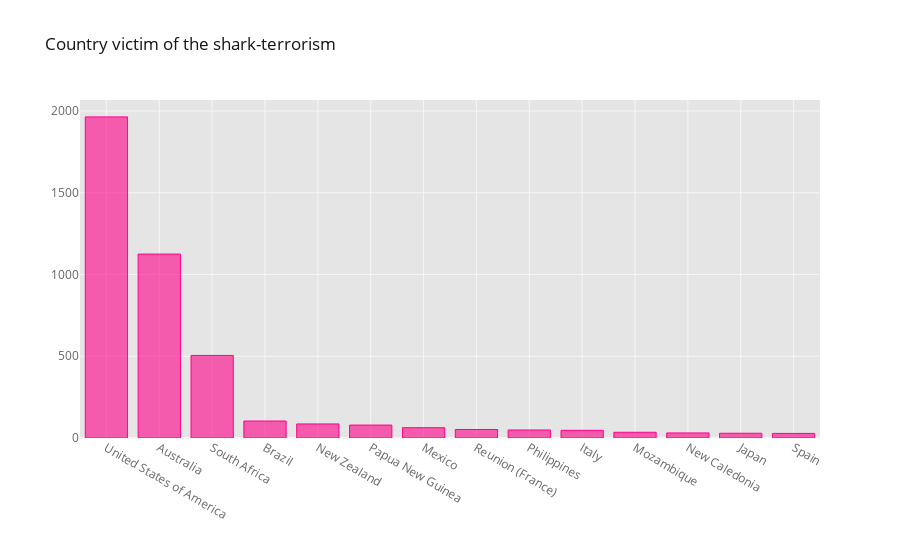

Notebook code cell kept with this figure:
### Markdown cell above
In which country most of the attacks take place?

### Code cell
country_fig = df["Country"].value_counts().iplot(kind="bar",color = "pink", title= "Country victim of the shark-terrorism")
country_fig

### Figure 1 — Plotly figure (JSON) as saved in the notebook; plotly's stock layout.template omitted (floating-point values rounded to 4 significant figures)
{"data": [{"marker": {"color": "rgba(255, 0, 136, 0.6)", "line": {"color": "rgba(255, 0, 136, 1.0)", "width": 1}}, "name": "Country", "orientation": "v", "text": "", "type": "bar", "x": ["United States of America", "Australia", "South Africa", "Brazil", "New Zealand", "Papua New Guinea", "Mexico", "Reunion (France)", "Philippines", "Italy", "Mozambique", "New Caledonia", "Japan", "Spain"], "y": [1964, 1125, 505, 104, 86, 79, 63, 52, 49, 47, 35, 31, 29, 28]}], "layout": {"legend": {"bgcolor": "#FFFFFF", "font": {"color": "#666666"}}, "paper_bgcolor": "#FFFFFF", "plot_bgcolor": "#E5E5E5", "title": {"font": {"color": "#151516"}, "text": "Country victim of the shark-terrorism"}, "xaxis": {"gridcolor": "#F6F6F6", "showgrid": true, "tickfont": {"color": "#666666"}, "title": {"font": {"color": "#666666"}, "text": ""}, "zerolinecolor": "#F6F6F6"}, "yaxis": {"gridcolor": "#F6F6F6", "showgrid": true, "tickfont": {"color": "#666666"}, "title": {"font": {"color": "#666666"}, "text": ""}, "zerolinecolor": "#F6F6F6"}}}
